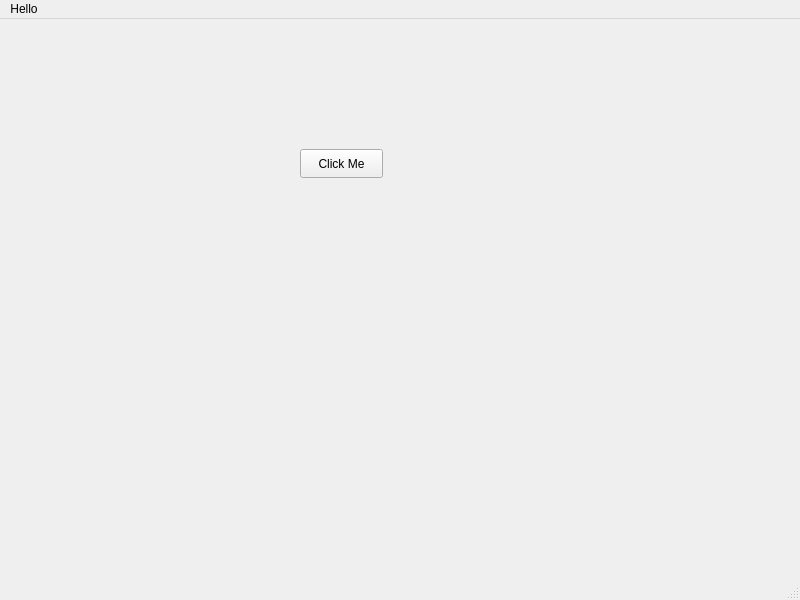
<?xml version="1.0" encoding="UTF-8"?>
<ui version="4.0">
 <class>MainPushButtonClose</class>
 <widget class="QMainWindow" name="MainPushButtonClose">
  <property name="geometry">
   <rect>
    <x>0</x>
    <y>0</y>
    <width>800</width>
    <height>600</height>
   </rect>
  </property>
  <property name="windowTitle">
   <string>MainWindow</string>
  </property>
  <widget class="QWidget" name="centralwidget">
   <widget class="QPushButton" name="pushButton">
    <property name="geometry">
     <rect>
      <x>300</x>
      <y>130</y>
      <width>83</width>
      <height>29</height>
     </rect>
    </property>
    <property name="text">
     <string>Click Me</string>
    </property>
   </widget>
  </widget>
  <widget class="QMenuBar" name="menubar">
   <property name="geometry">
    <rect>
     <x>0</x>
     <y>0</y>
     <width>800</width>
     <height>21</height>
    </rect>
   </property>
   <widget class="QMenu" name="menuHello">
    <property name="title">
     <string>Hello</string>
    </property>
   </widget>
   <addaction name="menuHello"/>
  </widget>
  <widget class="QStatusBar" name="statusbar"/>
 </widget>
 <resources/>
 <connections/>
</ui>
